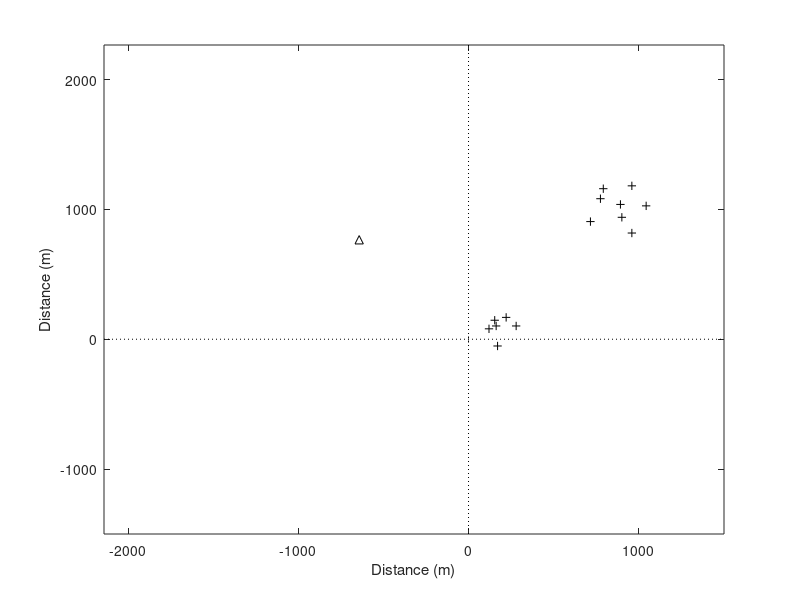
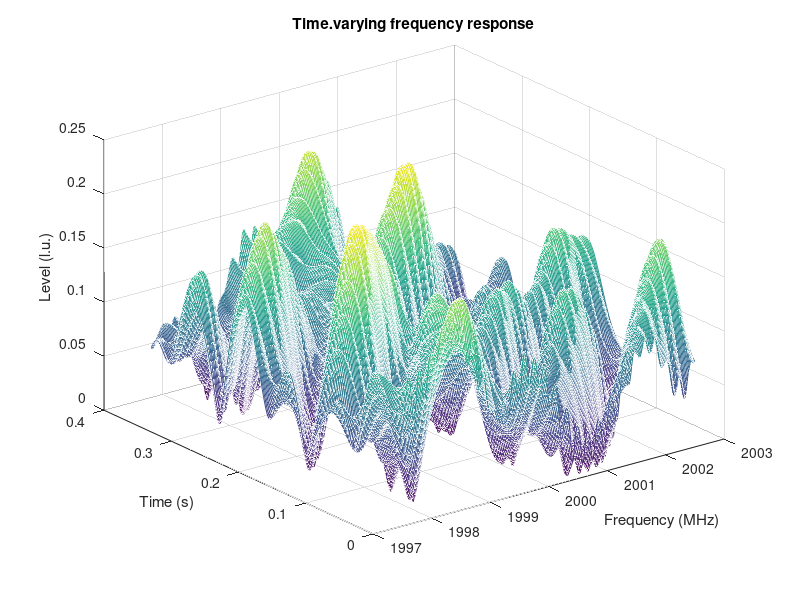
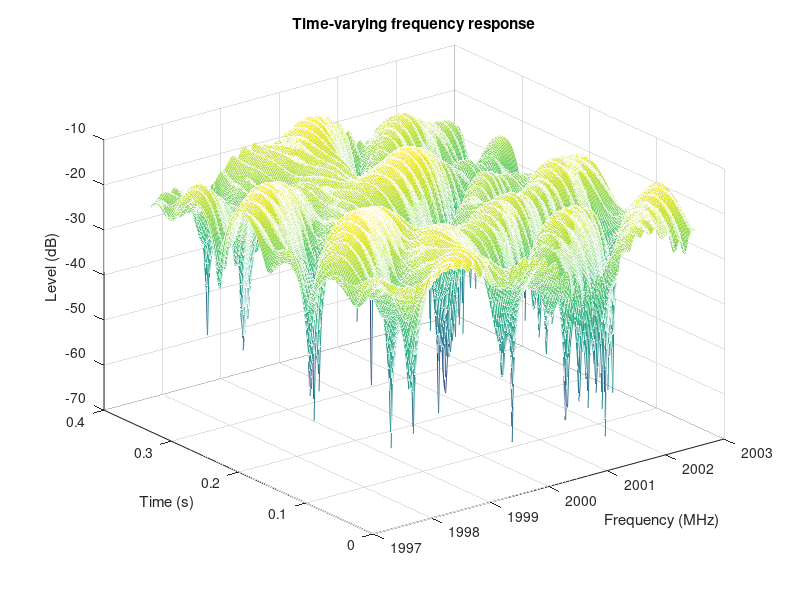
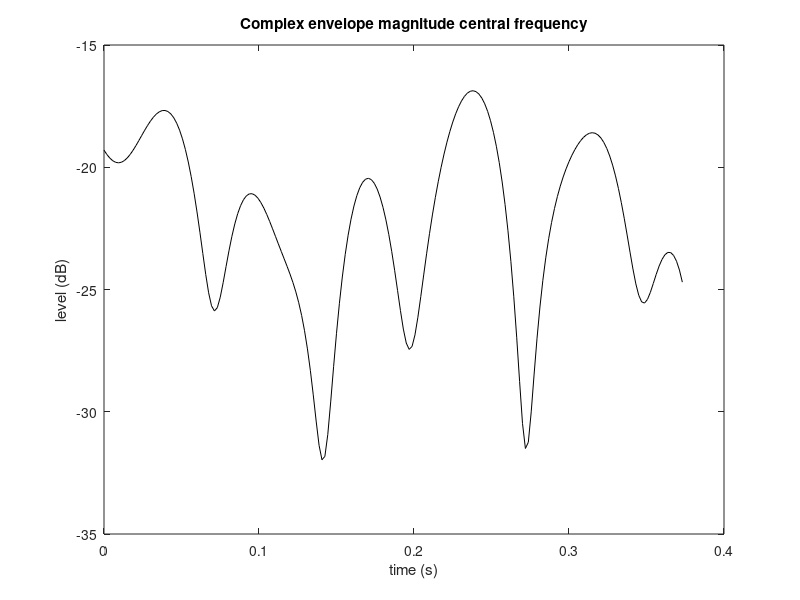

These charts were generated, in order, by the following MATLAB code:
%
% project713    (Multiple scatterers)
%
% Initialize ============================================================
clear
close all
clc
warning off MATLAB:divideByZero
% basic inputs ==========================================================

fc=2000;         % MHz  Carrier frequency
F=8;            % sampling rate: fraction of wave length
V=10;            %  m/s MS1 speed 
NFFT=1024;       % Number of points in FFT
Nsamples=200;    % Number of samples 
avPower=-20;     % sigma^2  Raverage power

% =======================================================================
% Frequency inputs

step_f=0.01;                % Freq axis step MHz
faxis=[1997.5:step_f:2002.5];    % Freq axis in  MHz

% geometry inputs ========================================================

dBS=1000;     
angleBS=130;
BSx=dBS*cosd(angleBS); % location of transmitter (BS) x-coordinate
BSy=dBS*sind(angleBS);  % location of transmitter (BS) y-coordinate

% locations of point scatterers =========================================

fig=figure;
plot(BSx,BSy,'k^'), hold on

% indirect parameters ===================================================

lambdac=300/fc;    % m wavelength
Dx=lambdac/F;      % m sampling spacing 
ts=Dx/V;           % s time sampling interval
fs=1/ts;           % Hz sampling frequency
kc=2*pi/lambdac;   % propagation constant
fm=V/lambdac;       % max Doppler shift
cc=3e8;            % speed of light
timeaxis=ts.*[0:Nsamples-1];

% ========================================================================
MS0=-V*timeaxis(end)/2;   % initial location of receiver (MS) x-coordinate

MSx=MS0+V.*timeaxis;    % MS route along x-axis
MSy=zeros(Nsamples,1);  % MS route along x-axis (y=0)
plot(MSx,MSy,'k','LineWidth',5)

MINx=min(min(BSx,MSx))-1500;
MAXx=max(max(BSx,MSx))+1500;
MINy=min(min(BSy,MSy))-1500;
MAXy=max(max(BSy,MSy))+1500;
axis([MINx MAXx MINy MAXy])
plot([0 0],[MINy MAXy], 'k:')
plot([MINx MAXx],[0 0], 'k:')
xlabel('Distance (m)')
ylabel('Distance (m)')


% SCENARIO EDITOR =======================================================
% placing point-scatterers in propagation scenario.

SCx =[279.98; 162.41; 154.02; 120.42; 170.81; 221.20; 901.42;...
    960.21; 893.02; 775.45; 792.25; 1044.18; 960.21; 716.67];

SCy =[102.22; 102.22; 146.27; 80.20; -51.94; 168.29; 939.12;...
    1181.38; 1038.23; 1082.27; 1159.36; 1027.21; 817.99; 906.08];

NSC=length(SCx);
plot(SCx,SCy,'k+');

% =======================================================================

% calculate distance matrix =============================================

distBSSC=sqrt((BSx-SCx).^2+(BSy-SCy).^2);

distBSSCext=repmat(distBSSC,1,Nsamples);

distSCMS=zeros(NSC,Nsamples);
for ii=1:Nsamples
    distSCMS(:,ii)=sqrt((SCx-MSx(ii)).^2+SCy.^2);
end

distBSSCMS=distBSSCext+distSCMS;

% ======================================================================

distBSMS1=sqrt((BSx-MSx(1)).^2+(BSy-MSy(1)).^2);

a=(distBSMS1./distBSSC(:)).*(1./distSCMS(:,1));
DeltaPower=avPower-10*log10(sum(a.^2));
deltaa=10.^(DeltaPower/20);
a=deltaa*a;



% ========================================================================
% frequency response for faxis 

FreqResp=zeros(Nsamples,length(faxis));

for k1=1:Nsamples               % scan route points
    for k2=1:length(faxis)      % scan frequencies
        for k3=1:NSC
            wl2=300/faxis(k2);
            FreqResp(k1,k2)=[FreqResp(k1,k2) + a(k3)*exp(-j*(2*pi/wl2)*distBSSCMS(k3,k1))];
        end
    end
end


figure;mesh(faxis,timeaxis,abs(FreqResp))
ylabel('Time (s)')
xlabel('Frequency (MHz)')
zlabel('Level (l.u.)')
title('Time.varying frequency response')

figure;mesh(faxis,timeaxis,20*log10(abs(FreqResp)))
ylabel('Time (s)')
xlabel('Frequency (MHz)')
zlabel('Level (dB)')
title('Time-varying frequency response')

figure;plot(timeaxis,20*log10(abs(FreqResp(:,1))),'k')
xlabel('time (s)')
ylabel('level (dB)')
title('Complex envelope magnitude central frequency')

figure;plot(faxis,20*log10(abs(FreqResp(1,:))),'k')
xlabel('frequency (MHz)')
ylabel('level (dB)')
title('Frequency response for first route point')

figure;plot(faxis,angle(FreqResp(1,:)),'k')
xlabel('frequency (MHz)')
ylabel('phase (Rad)')
title('Frequency response for first route point')

%=======================================================================
% Impulse response through IFFT

ImpResp=zeros(Nsamples,length(faxis));
for k4=1:Nsamples
    ImpResp(k4,:)=ifft(FreqResp(k4,:));
end
taumax=1/(step_f.*1e6);
step_tau=taumax/(length(faxis)-1);
step_tau=taumax/(length(faxis));               %<--------------?????
tauaxis=[0:length(faxis)-1].*step_tau;

figure;mesh(tauaxis,MSx,abs(ImpResp))
xlabel('delay (s)')
ylabel('route point (m)')
zlabel('level (l.u.)')
title('Impulse response variable with time')

figure;plot(tauaxis,abs(ImpResp(1,:)),'k')
xlabel('delay (s)')
ylabel('level (l.u.)')
title('Impulse response for the first route point')

figure;plot(tauaxis,abs(ImpResp(1,:)),'k')
xlabel('delay (s)')
ylabel('level (l.u.)')
title('Impulse response for the first route point')
aaa=axis;
hold on
for ii=1:length(distBSSCMS(:,1)),
    plot([distBSSCMS(ii,1)/cc; distBSSCMS(ii,1)/cc],[0; aaa(4)],'k:')
end

distBSSCMS

%=======================================================================
taumax
step_tau
distBSSCMS(:,1)/cc
